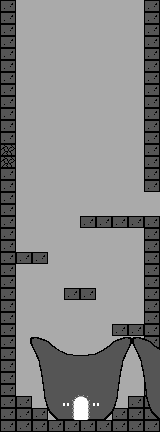

Tiled map render using the project's own tile images. Description and the whole map definition, tile-layer contents included, below:
An orthogonal 10x36 tile map with 16x12 px tiles, 1 tile layer (Tile Layer 1), 1 image layer and 8 objects (Start, Egg).

<map version="1.5" tiledversion="1.7.2" orientation="orthogonal" renderorder="right-down" width="10" height="36" tilewidth="16" tileheight="12" infinite="0" nextlayerid="6" nextobjectid="17">
 <tileset firstgid="1" source="tiles.tsx" />
 <layer id="1" name="Tile Layer 1" width="10" height="36">
  <data encoding="csv">
2,31,31,31,31,31,31,31,31,2,
2,31,31,31,31,31,31,31,31,2,
2,31,31,31,31,31,31,31,31,2,
2,31,31,31,31,31,31,31,31,2,
2,31,31,31,31,31,31,31,31,2,
2,31,31,31,31,31,31,31,31,2,
2,31,31,31,31,31,31,31,31,2,
2,31,31,31,31,31,31,31,31,2,
2,31,31,31,31,31,31,31,31,2,
2,31,31,31,31,31,31,31,31,2,
2,31,31,31,31,31,31,31,31,2,
2,31,31,31,31,31,31,31,31,2,
4,31,31,31,31,31,31,31,31,2,
4,31,31,31,31,31,31,31,31,2,
2,31,31,31,31,31,31,31,31,2,
2,31,31,31,31,31,31,31,31,2,
2,31,31,31,31,31,31,31,31,31,
2,31,31,31,31,31,31,31,31,31,
2,31,31,31,31,2,2,2,2,2,
2,31,31,31,31,31,31,31,31,2,
2,31,31,31,31,31,31,31,31,2,
2,2,2,31,31,31,31,31,31,2,
2,31,31,31,31,31,31,31,31,2,
2,31,31,31,31,31,31,31,31,2,
2,31,31,31,2,2,31,31,31,2,
2,31,31,31,31,31,31,31,31,2,
2,31,31,31,31,31,31,31,31,2,
2,31,31,31,31,31,31,2,2,2,
2,31,31,31,31,31,31,31,31,2,
2,31,31,31,31,31,31,31,31,2,
2,31,31,31,2,2,31,31,31,2,
2,31,31,31,31,31,31,31,31,2,
2,31,31,31,31,31,31,31,31,2,
2,2,31,31,31,31,31,31,2,2,
2,2,2,31,31,31,31,2,2,2,
2,2,2,2,2,2,2,2,2,2
</data>
 </layer>
 <imagelayer id="5" name="Home" offsetx="30" offsety="337">
  <image source="../images/home.png" width="204" height="83" />
 </imagelayer>
 <objectgroup id="2" name="Spawners">
  <object id="1" x="76" y="401" width="6" height="19" />
  <object id="7" name="Start" x="76" y="401" width="6" height="19">
   <properties>
    <property name="dir" value="right" />
    <property name="source" value="egg0" />
   </properties>
  </object>
  <object id="16" x="82" y="16" width="23" height="9">
   <properties>
    <property name="source" value="freedom" />
   </properties>
  </object>
 </objectgroup>
 <objectgroup id="3" name="Teleporters">
  <object id="4" name="Egg" x="76" y="401" width="6" height="19">
   <properties>
    <property name="destination" value="egg0" />
    <property name="type" value="Door" />
   </properties>
  </object>
  <object id="12" x="152" y="192" width="8" height="24">
   <properties>
    <property name="destination" value="rockland0" />
    <property name="dir" value="left" />
    <property name="twoWay" type="bool" value="true" />
   </properties>
  </object>
  <object id="13" x="0" y="144" width="5" height="24">
   <properties>
    <property name="destination" value="cavern0" />
    <property name="dir" value="right" />
    <property name="twoWay" type="bool" value="true" />
   </properties>
  </object>
  <object id="14" x="17" y="-2" width="127" height="9">
   <properties>
    <property name="destination" value="freedom" />
   </properties>
  </object>
 </objectgroup>
 <objectgroup id="4" name="EnemySpawner" locked="1">
  <object id="6" x="30" y="337" width="102" height="83">
   <properties>
    <property name="EnemyType" value="egg" />
   </properties>
  </object>
 </objectgroup>
</map>
